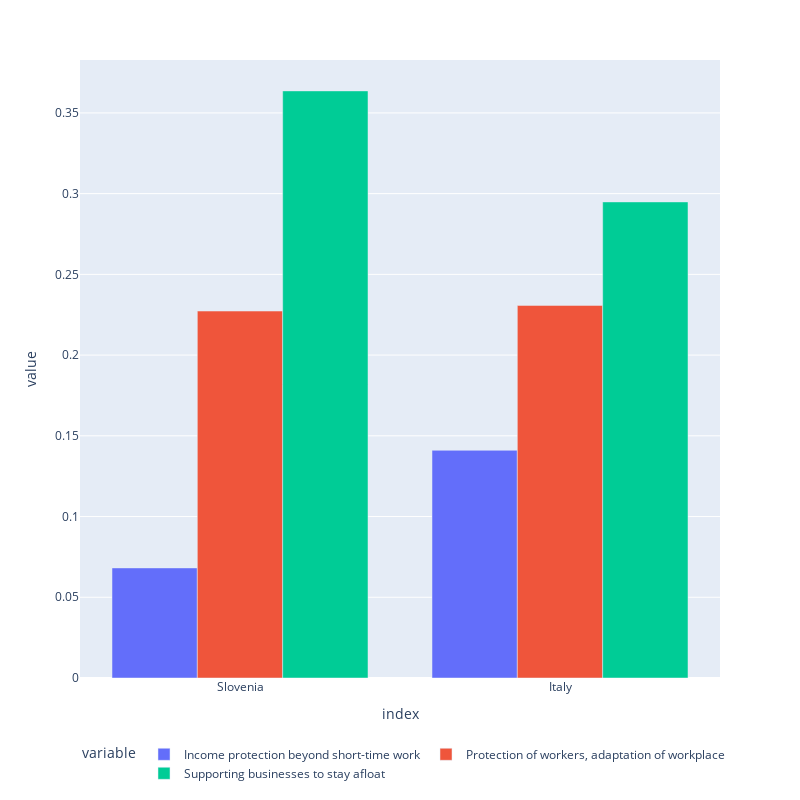

The notebook cell this image was saved under:
### Code cell
fig = px.bar(plot_df, x=plot_df.index, y=common_columns,
             barmode='group',
             height=800, width=800, )
fig.update_layout(legend=dict(
    orientation="h",
    yanchor="top",
    y=-0.10,
    xanchor="left",
    x=0
))
fig.show()

### Figure 1 — Plotly figure (JSON) as saved in the notebook; plotly's stock layout.template omitted (floating-point values rounded to 4 significant figures)
{"data": [{"alignmentgroup": "True", "hovertemplate": "variable=Income protection beyond short-time work<br>index=%{x}<br>value=%{y}<extra></extra>", "legendgroup": "Income protection beyond short-time work", "marker": {"color": "#636efa"}, "name": "Income protection beyond short-time work", "offsetgroup": "Income protection beyond short-time work", "orientation": "v", "showlegend": true, "textposition": "auto", "type": "bar", "x": ["Slovenia", "Italy"], "xaxis": "x", "y": [0.06818, 0.141], "yaxis": "y"}, {"alignmentgroup": "True", "hovertemplate": "variable=Protection of workers, adaptation of workplace<br>index=%{x}<br>value=%{y}<extra></extra>", "legendgroup": "Protection of workers, adaptation of workplace", "marker": {"color": "#EF553B"}, "name": "Protection of workers, adaptation of workplace", "offsetgroup": "Protection of workers, adaptation of workplace", "orientation": "v", "showlegend": true, "textposition": "auto", "type": "bar", "x": ["Slovenia", "Italy"], "xaxis": "x", "y": [0.2273, 0.2308], "yaxis": "y"}, {"alignmentgroup": "True", "hovertemplate": "variable=Supporting businesses to stay afloat<br>index=%{x}<br>value=%{y}<extra></extra>", "legendgroup": "Supporting businesses to stay afloat", "marker": {"color": "#00cc96"}, "name": "Supporting businesses to stay afloat", "offsetgroup": "Supporting businesses to stay afloat", "orientation": "v", "showlegend": true, "textposition": "auto", "type": "bar", "x": ["Slovenia", "Italy"], "xaxis": "x", "y": [0.3636, 0.2949], "yaxis": "y"}], "layout": {"barmode": "group", "height": 800, "legend": {"orientation": "h", "title": {"text": "variable"}, "tracegroupgap": 0, "x": 0, "xanchor": "left", "y": -0.1, "yanchor": "top"}, "margin": {"t": 60}, "width": 800, "xaxis": {"anchor": "y", "domain": [0.0, 1.0], "title": {"text": "index"}}, "yaxis": {"anchor": "x", "domain": [0.0, 1.0], "title": {"text": "value"}}}}
